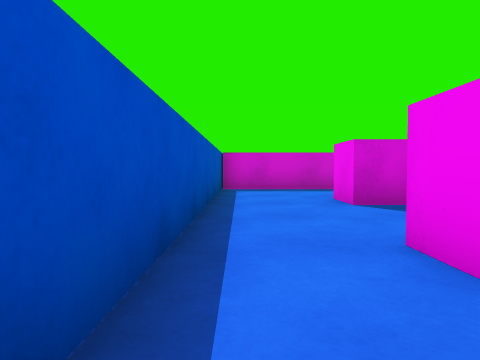
View 1 (above)

20 first-person views from a walk through a scene from a Unity 3-D project. The camera is 0.55 m above the floor, tilts 2° down and sees 75° across. The floor is counted in squares, 1 m on a side. Each view is taken from the middle of a square. On the plan, view 1 faces up. The plan holds only what a view shows up to about 9 squares ahead; the rest is blank. The player is left out.

View 2
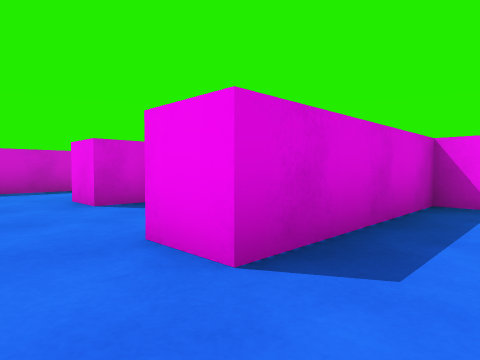

View 3
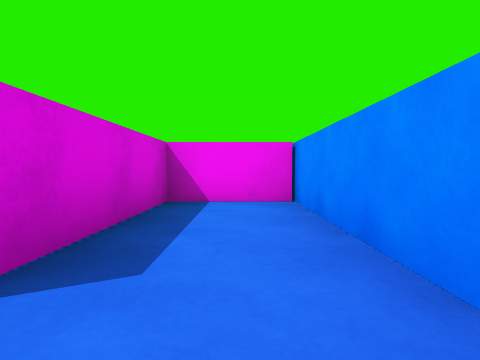

View 4
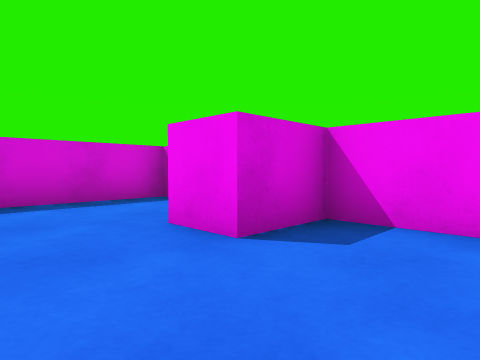

View 5
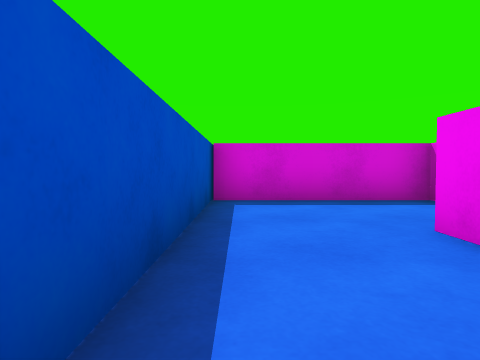

View 6
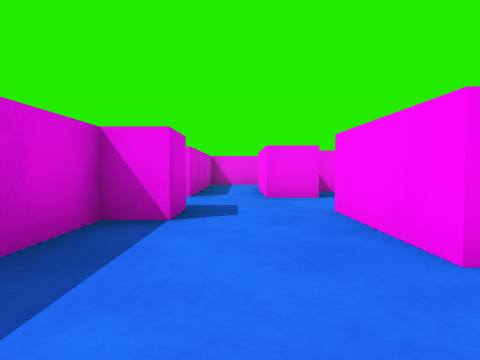

View 7
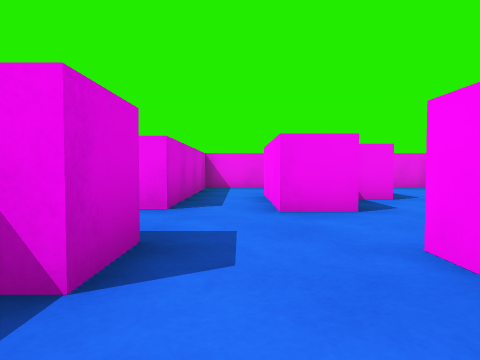

View 8
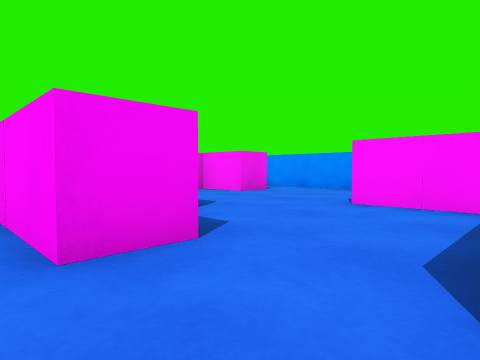

View 9
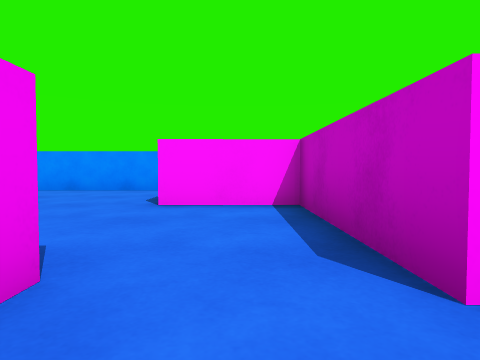

View 10
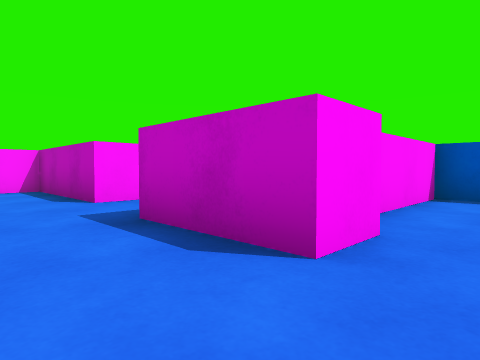

View 11
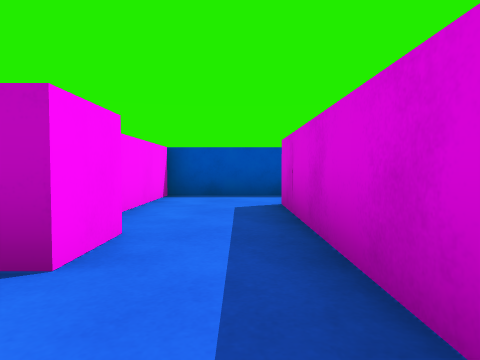

View 12
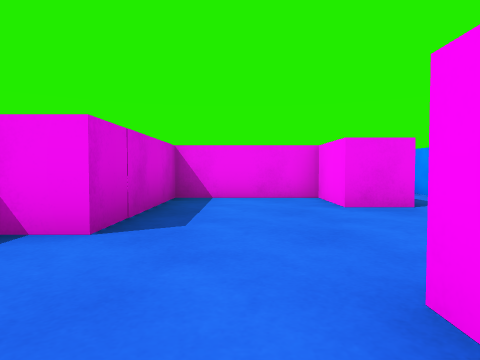

View 13
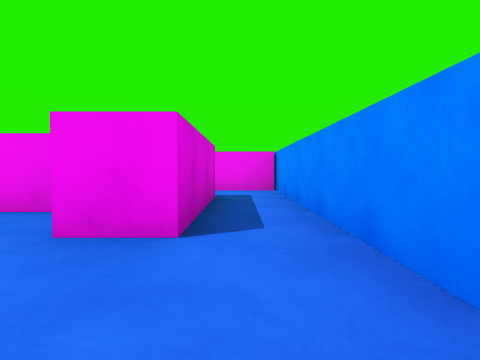

View 14
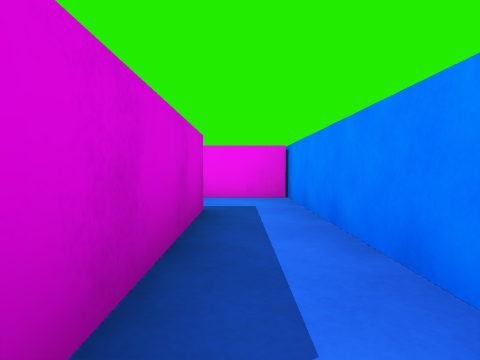

View 15
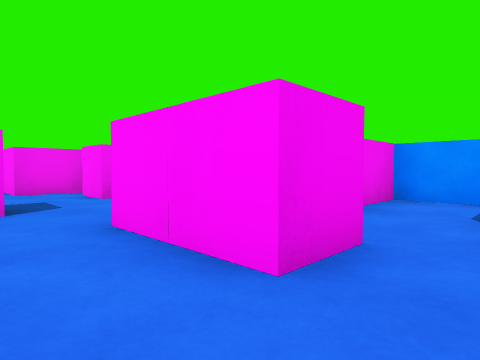

View 16
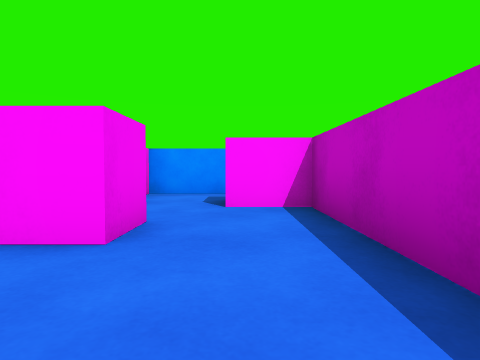

View 17
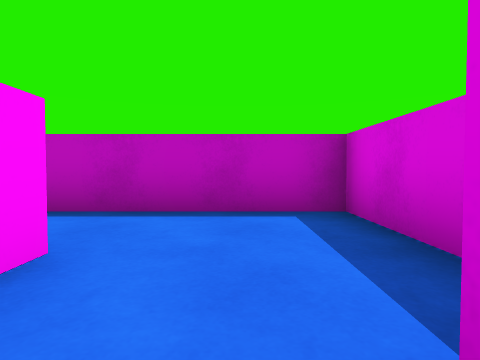

View 18
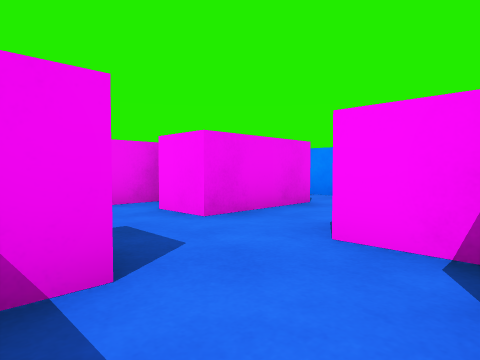

View 19
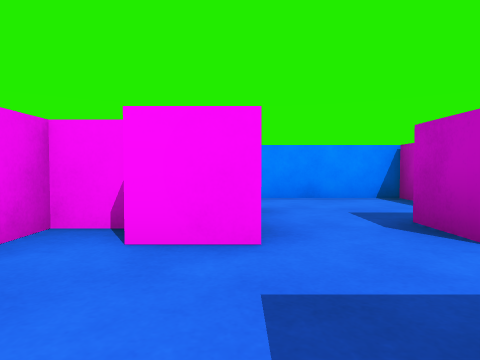

View 20
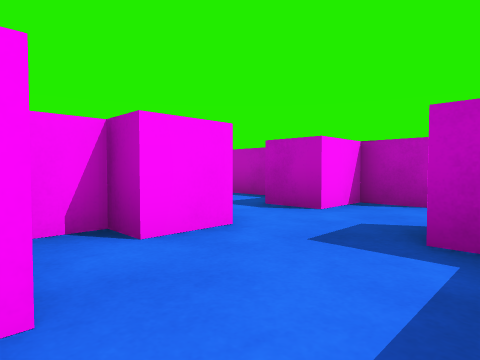

### Floor plan
Points are (right, up) in squares from view 1. A wall is a line through its corners. A room is listed if a view was taken in it or the views show most of it. See-through windows are left out.
Room 1 (views 1, 2, 3, 4, 5, 6, 7)
walls: (3.1, 3.4) (3.1, 4.9); (1.1, -0.9) (5.6, -0.9); (3.4, 8.5) (-0.5, 8.5) (-0.5, 0.6); (5.3, -1) (5.3, 1.2) (1.2, 1.2) (1.2, 2.2)
ways out: opening at (4, 7.5) to room 2
objects: block (2, 5) to (3, 6)
Room 2 (views 8, 9, 10, 11, 12, 13, 14)
walls: (3.4, 5.8) (4.1, 5.8) (4.1, 2.2) (6.2, 2.2); (11, 6.2) (11, 8) (6.3, 8) (6.3, 8.4); (5.2, 11.7) (2, 11.7); (9.5, 0.5) (9.5, 1.5) (11, 1.5) (11, 4.2) (8.4, 4.2); (7, -0.9) (9.5, -0.9)
ways out: opening at (4, 7.5) to room 1; opening at (10, 0) to room 5; opening at (2.5, 10.5) to room 6
objects: block (4, 8) to (4, 10); block (6, 6) to (7, 6); block (8, 5) to (8, 6)
Room 3 (views 15, 16)
walls: (14.1, 6.4) (12, 6.4) (12, 1.5) (13.2, 1.5)
ways out: opening at (16, 5) to room 4; opening at (14, 1) to room 5
objects: block (14, 3) to (15, 4)
Room 4 (views 17, 18, 19, 20)
walls: (15.4, 3.7) (16, 3.7) (16, 2.7); (20.7, 2) (20.7, 3.7) (21.4, 3.7); (16, 0.7) (16, -0.9) (19.8, -0.9)
ways out: opening at (16, 5) to room 3; opening at (21, 5)
objects: block (17, 2) to (17, 3); cube (18, 5); block (19, 1) to (19, 2); block (20, 1) to (20, 2)
Room 5 (no view inside)
walls: (13.2, 0.5) (9.5, 0.5); (9.5, -0.9) (15.4, -0.9); (15, -1) (15, 0.7)
ways out: opening at (10, 0) to room 2; opening at (14, 1) to room 3
Room 6 (no view inside)
walls: (-0.5, 11.9) (-0.5, 9.5) (2.1, 9.5)
ways out: opening at (2.5, 10.5) to room 2; opening at (0.5, 12)

Where each view was taken, in squares from view 1:
view 1: 0 up, 0 right, facing up
view 2: 0 up, 0 right, facing up-right
view 3: 0 up, 0 right, facing right
view 4: 3 up, 0 right, facing up-right
view 5: 3 up, 0 right, facing up
view 6: 7 up, 0 right, facing right
view 7: 7 up, 2 right, facing right
view 8: 7 up, 4 right, facing down-right
view 9: 7 up, 5 right, facing down
view 10: 11 up, 6 right, facing down-left
view 11: 11 up, 6 right, facing left
view 12: 3 up, 5 right, facing right
view 13: 0 up, 7 right, facing right
view 14: 0 up, 9 right, facing right
view 15: 5 up, 13 right, facing down-right
view 16: 6 up, 13 right, facing down
view 17: 5 up, 16 right, facing left
view 18: 5 up, 16 right, facing down-right
view 19: 5 up, 19 right, facing down
view 20: 5 up, 21 right, facing down-left
